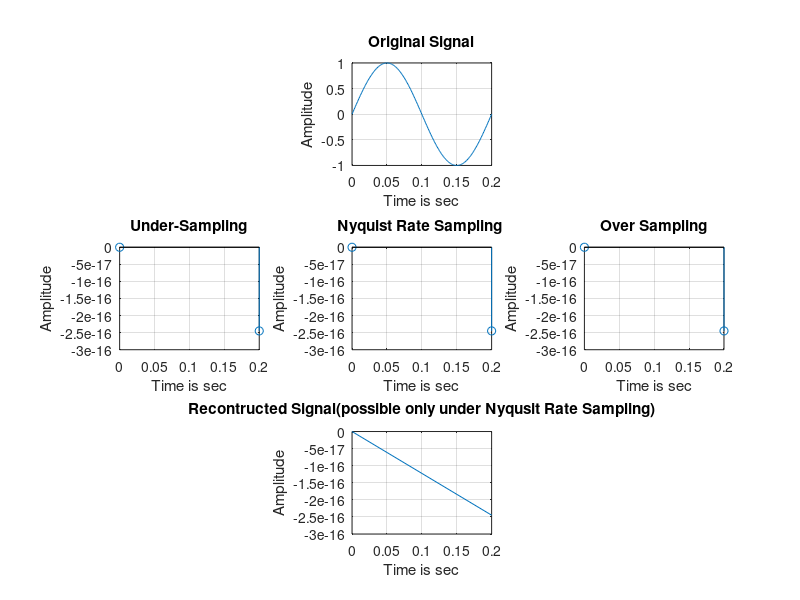

This figure's MATLAB source:
t=0:0.001:0.2;
f=input('Enter the frequency of signal f:');
fu=input('Enter the frequency fu<=2f:');
fn=input('Enter the frequency fn>=2f:');%nyquist criteria 
fo=input('Enter the frequncy fo>>2f:');

%Generation of Signal (5khz )
A=sin(2*pi*f*t);
subplot(3,3,2);
plot(t,A);
grid on;
xlabel('Time is sec');
ylabel('Amplitude');
title('Original Signal');

% Under Sampling
tu=0:(1/fu):0.2;
Us=sin(2*pi*tu*f);
subplot(3,3,4);
stem(tu,Us);
grid on;
xlabel('Time is sec');
ylabel('Amplitude');
title('Under-Sampling');

%Nyquist Rate Sampling
tn=0:(1/fn):0.2;
Ns=sin(2*f*pi*tn);
subplot(3,3,5);
stem(tn,Ns);
grid on;
xlabel('Time is sec');
ylabel('Amplitude');
title('Nyquist Rate Sampling ');

%Over Sampling
to=0:(1/fo):0.2;
Os=sin(2*pi*f*to);
subplot(3,3,6);
stem(to,Os);
grid on;
xlabel('Time is sec');
ylabel('Amplitude');
title('Over Sampling');

%Reconstruction of Signals

n1=0:(1/fn):0.2;
R1=interp1(tn,Ns,n1);%interp1 -command used for recontruction of Samples
subplot(3,3,8);
plot(n1,R1);
grid on;
xlabel('Time is sec');
ylabel('Amplitude');
title('Recontructed Signal(possible only under Nyqusit Rate Sampling)');






